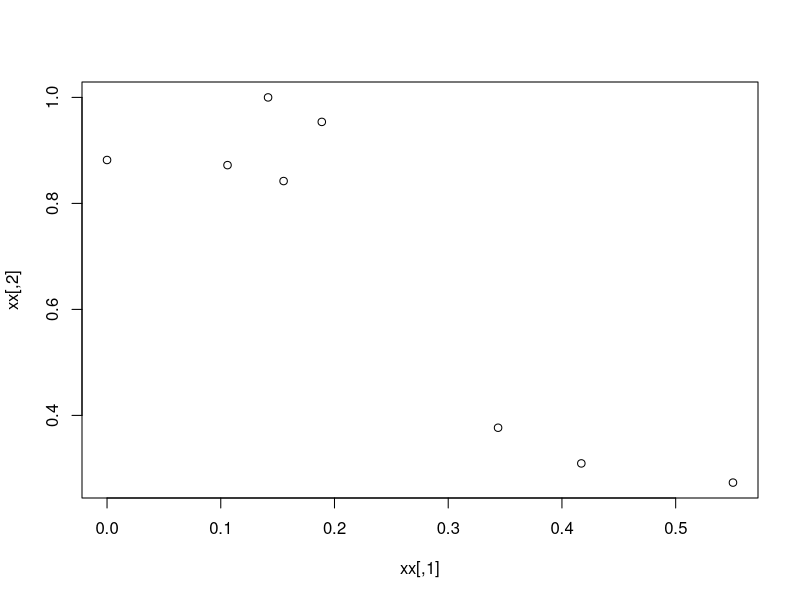
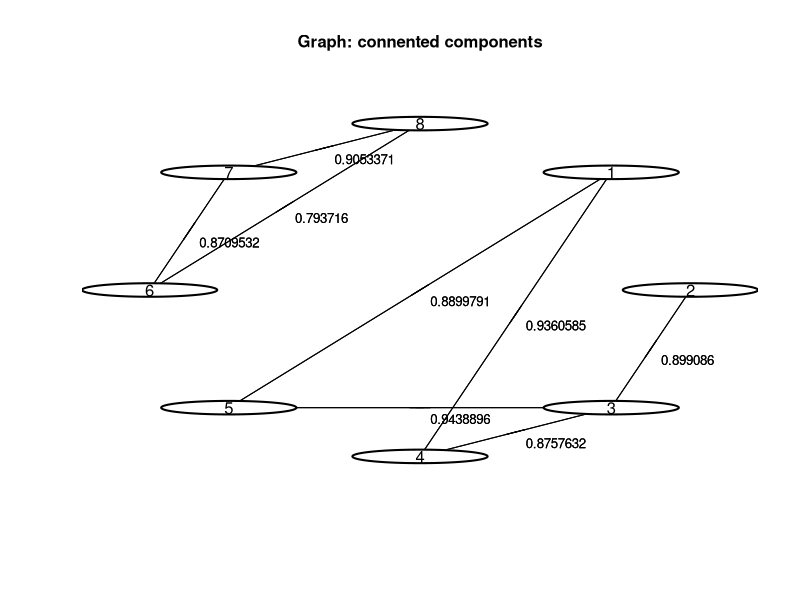
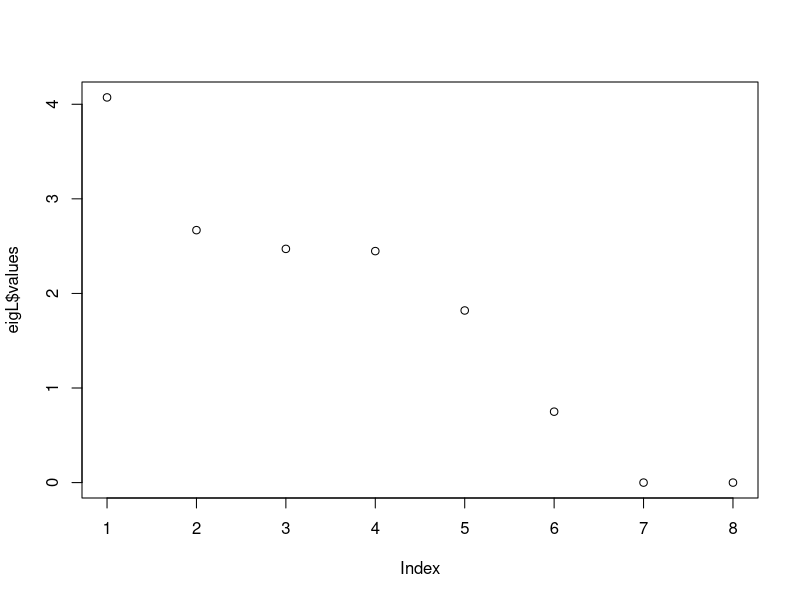
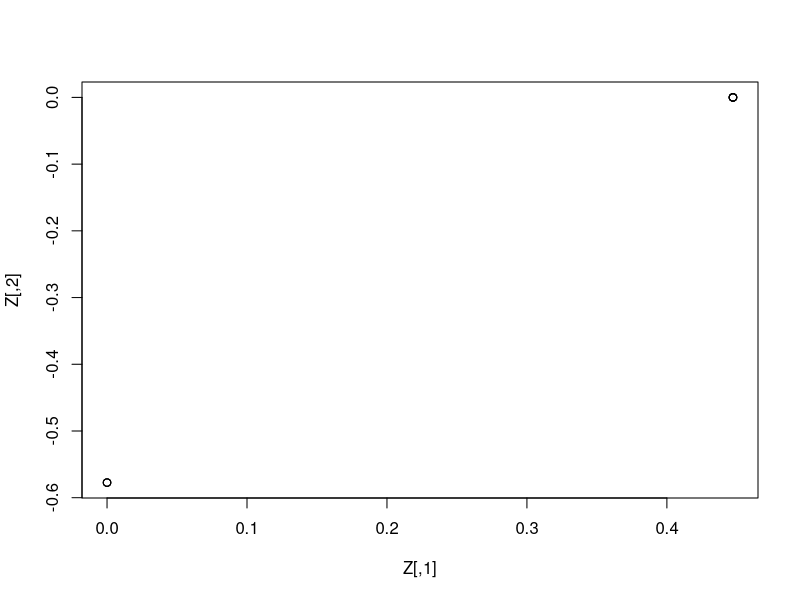
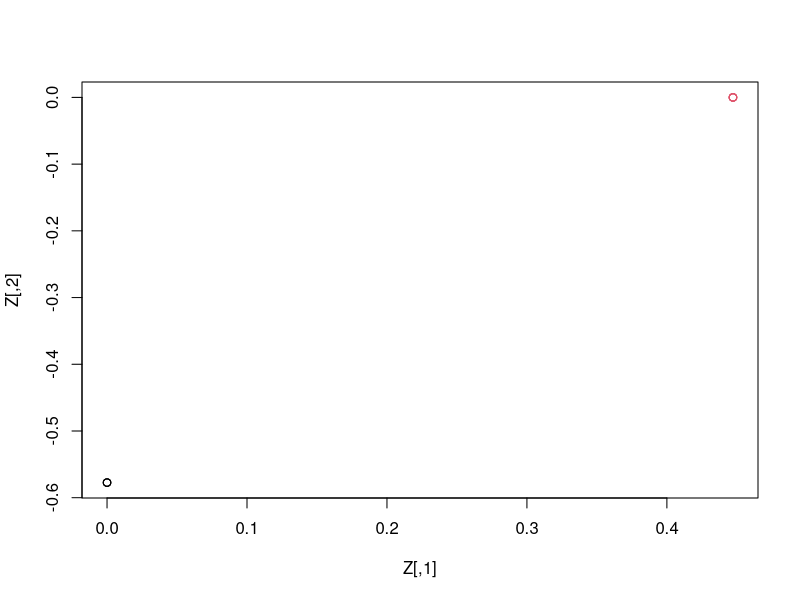
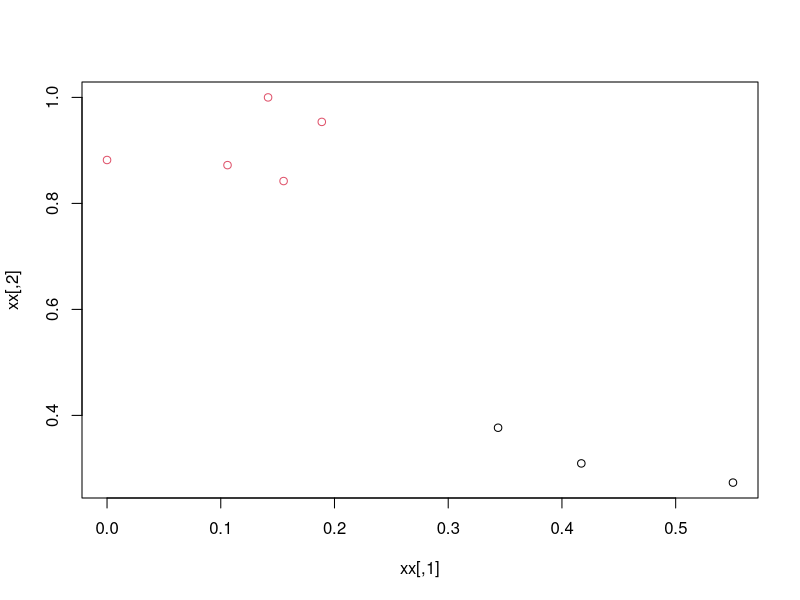

The R source for these figures, in order:
xx<-  matrix(c(1.1408900,0.4516467,0.8383141,0.9684895,1.0183068,2.4605491
           ,1.9738521,1.7066738, 3.933012, 3.670620, 3.635292, 4.101677, 3.525617, 
           1.448882,1.581013, 1.826728), 8,2) 
# max min transform to make [0,1] 
maxMinScale <- function(x){(x-min(x))/(max(x)-min(x))} 
xx<-maxMinScale(xx) 
plot(xx)            

dXX<-as.matrix(dist(xx)) # compute Euclidean distance between data points
cParam =1   # parameter of similarity function 
S<-exp(-dXX/cParam)  #compute similarity matrix 
S

#mutual k-nearest neighbor graphs.  
#modified from: nng() method (https://rdrr.io/cran/cccd/src/R/nng.R
 
AffMat<-function(S,k) #S-distance matrix and k-no of neighbours
{ 
  AM <- matrix(0,nrow=nrow(S),ncol=ncol(S)) 
  for(i in 1:nrow(S)){ 
    d <- sort(S[i,],decreasing=TRUE) 
    for (t in 1:ncol(S)) 
    { 
      if (S[i,t] < d[k]) 
      { 
        AM[i,t]<-0 
        AM[t,i]<-0 
      } 
      else 
      { 
        AM[i,t] <- S[i,t] 
        AM[t,i] <- AM[i,t] 
      } 
    } 
  } 
AM 
} 
A<-AffMat(S,3) 
A   
install.packages("shape")
library(shape)
install.packages("diagram")
library(diagram) 
names <- c("1", "2", "3", "4", "5", "6", "7", "8") 
B<-A 
diag(B) <- 0  # to avoid self loop in the graph. 
B 
pp <- plotmat(B, curve = 0, name = names, 
              lwd = 1, box.lwd = 2, cex.txt = 0.8, 
              box.type = "circle", box.prop = 0.1, arr.width=0,
              arr.pos = 0.5, shadow.size = 0, 
              main = "Graph: connented components") 
D <- diag(apply(A, 1, sum)) # sum rows 
D 

L <- D - A 
L 
eigL<-eigen(L) 
eigL 
plot(eigL$values)
k<-2 
Z<- eigL$vectors[,(ncol(eigL$vectors)-k+1):ncol(eigL$vectors)] 
#plot data using the two eigenvectors 
plot(Z)
library(stats) 
km <- kmeans(Z, centers=k, nstart=5) 
plot(Z, col=km$cluster) 
plot(xx, col=km$cluster) 
